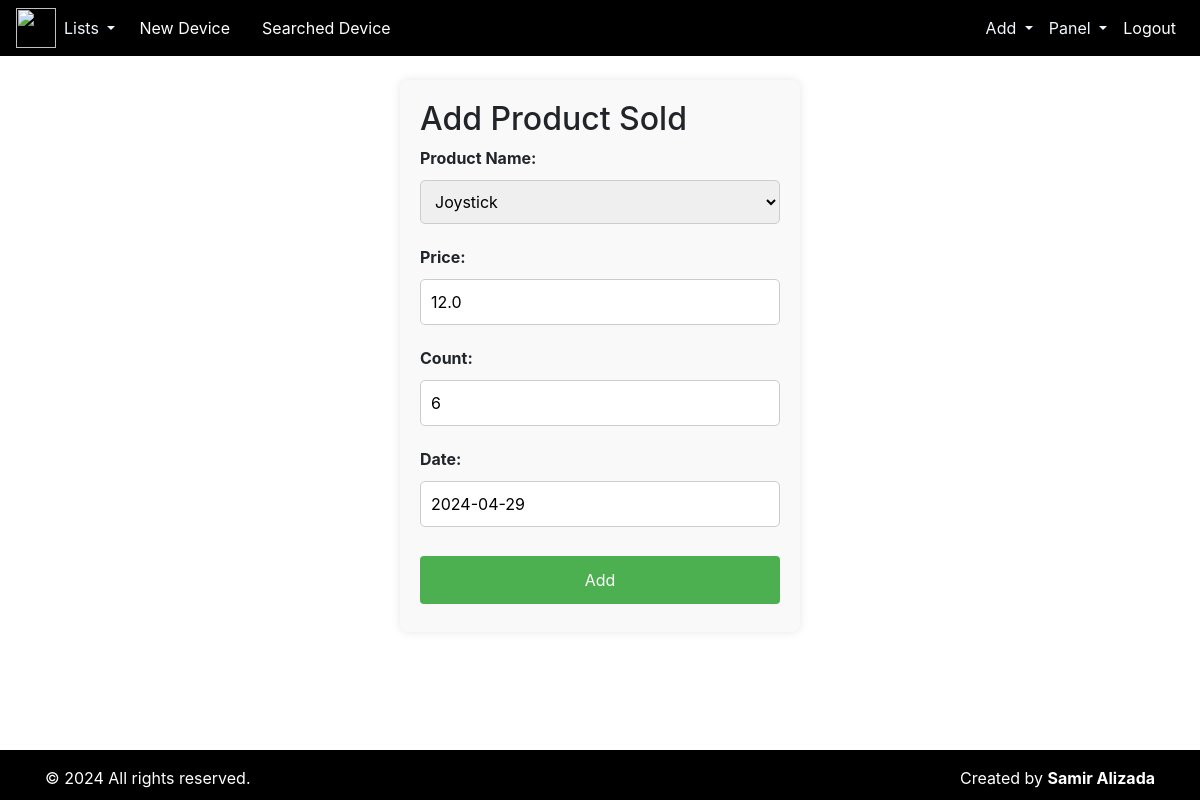
Page /update-product-sold/3/ (signed in) on the earlier database version.
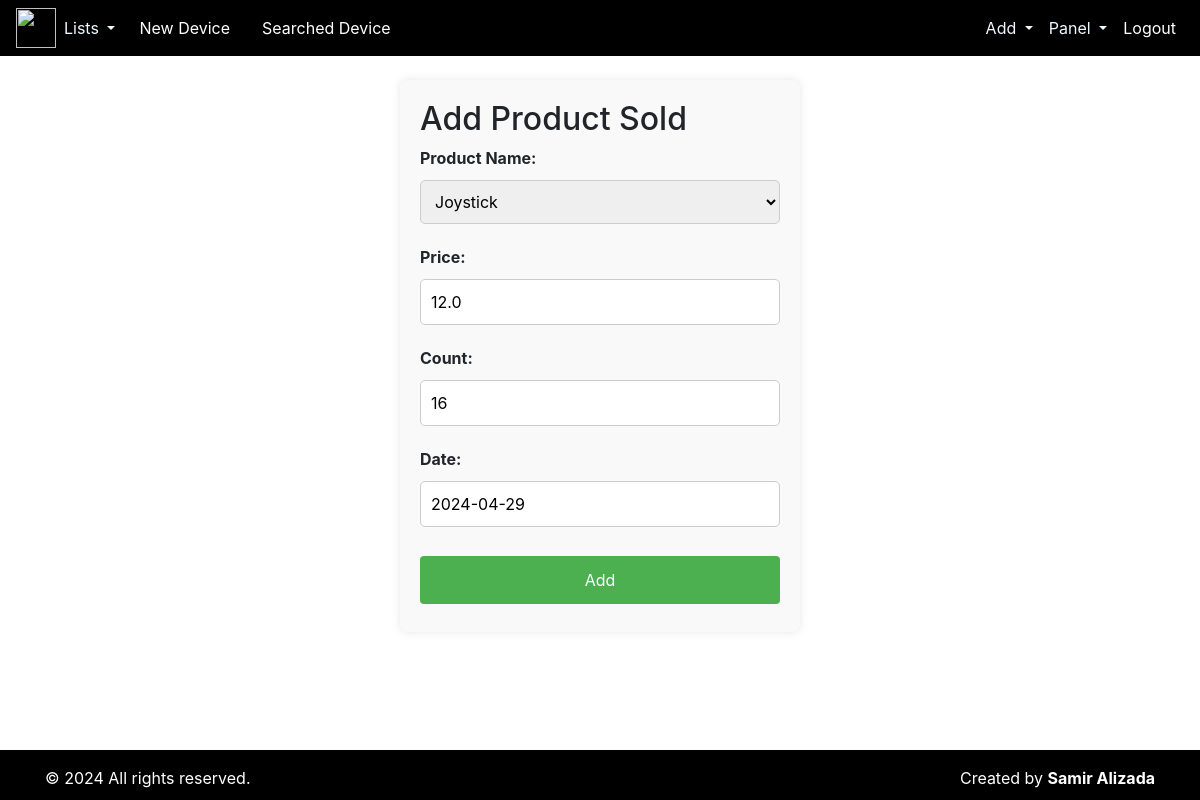
Same page on the later database version.
### repair/models.py (models this page shows, shortened)
class ProductSold(models.Model):
    product_name = models.ForeignKey(Product, on_delete=models.CASCADE, null=True, blank=True)
    date = models.DateField(default=timezone.now)
    price = models.FloatField()
    count = models.IntegerField()

### repair/views.py (the view)
# urls.py: path('update-product-sold/<int:pk>/', update_product_sold, name='update_product_sold'),
def update_product_sold(request, pk):
    product_sold = get_object_or_404(ProductSold, pk=pk)
    form = ProductSoldForm(instance=product_sold)
    if request.method == 'POST':
        form = ProductSoldForm(request.POST, instance=product_sold)
        if form.is_valid():
            form.save()
            return redirect('product_sold_panel')
    return render(request, 'productSold/update_product_sold.html', {'form': form})

### repair/forms.py (shortened to what this page needs)
class ProductSoldForm(forms.ModelForm):
    class Meta:
        model = ProductSold
        fields = ['product_name', 'date', 'price', 'count']

### repair/models.py (called while the page is built)
    def __str__(self) -> str:
        return f"{self.product_name}"

### templates/productSold/update_product_sold.html (shortened to what this page needs)
{% include "index.html" %}
{% block content %}
<form method="post">
    <h2>Add Product Sold</h2>
    <div class="form-group">
        <label for="id_product_name">Product Name:</label>
        {{ form.product_name }}
    </div>
    <div class="form-group">
        <label for="id_date">Price:</label>
        {{ form.price }}
    </div>
    <div class="form-group">
        <label for="id_price">Count:</label>
        {{ form.count }}
    </div>
    <div class="form-group">
        <label for="id_price">Date:</label>
        {{ form.date }}
    </div>
    <button type="submit">Add</button>
</form>
{% endblock content %}

Differences in the rows shown:
changed ProductSold: count "6" → "16"
